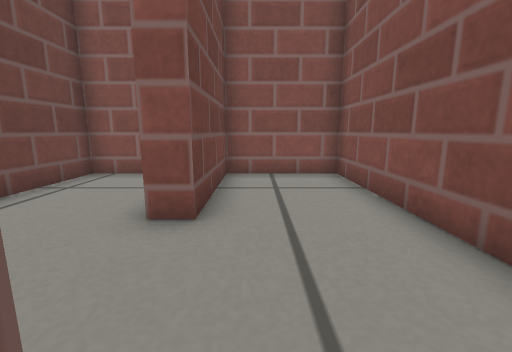
View 1 (above)

12 first-person views from a walk through a robot-simulator world made for Gazebo. The camera is 0.27 m above the floor, tilts 10° down and sees 90° across. The floor is counted in squares, 0.2 m on a side. Each view is taken from the middle of a square. On the plan, view 1 faces up. The plan holds only what a view shows up to about 13 squares ahead; the rest is blank. Simple patterns stand in for the simulator's built-in surfaces.

View 2
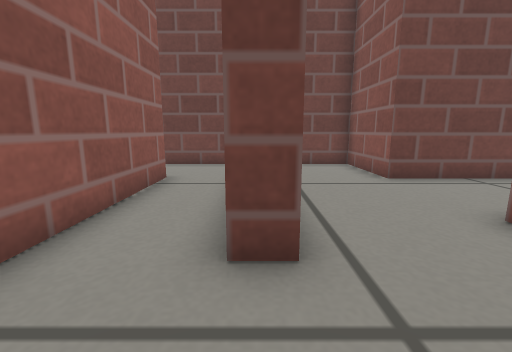

View 3
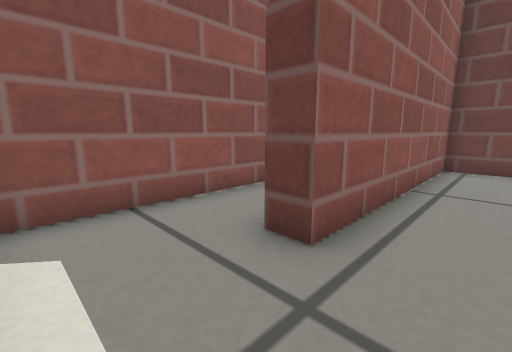

View 4
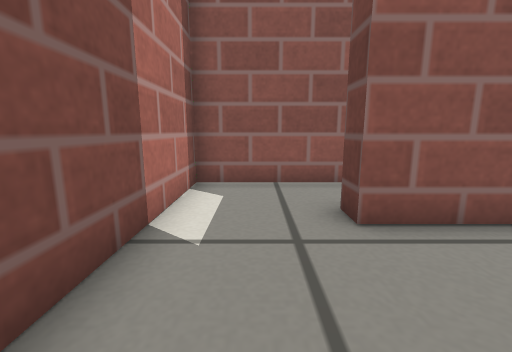

View 5
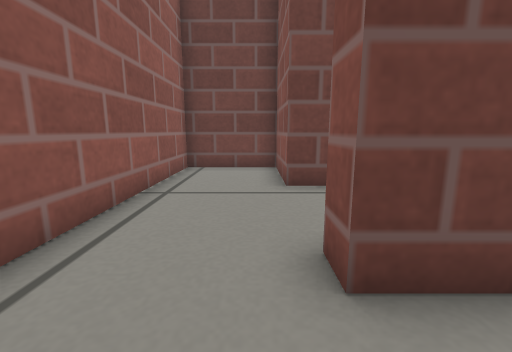

View 6
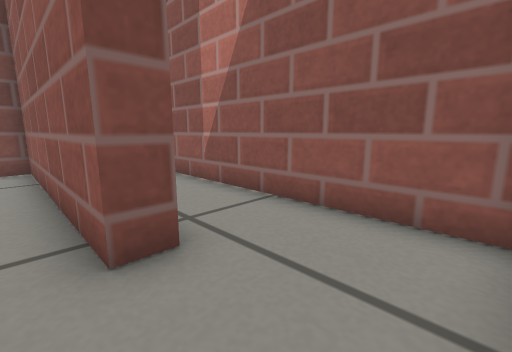

View 7
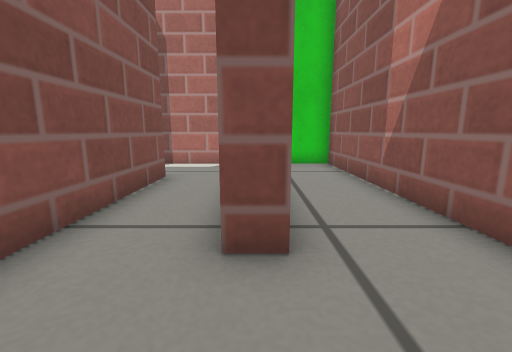

View 8
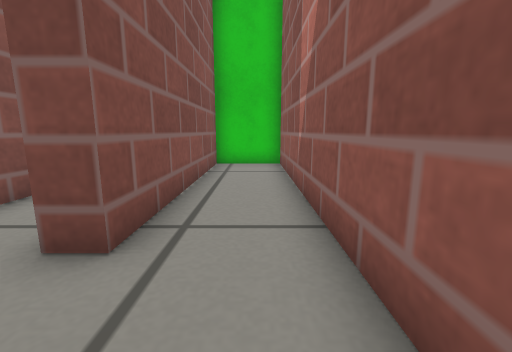

View 9
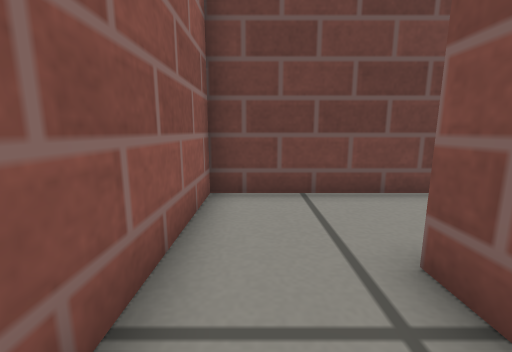

View 10
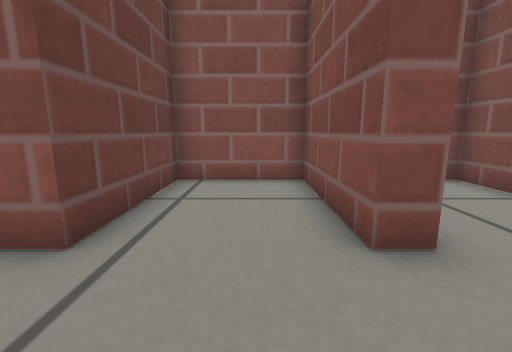

View 11
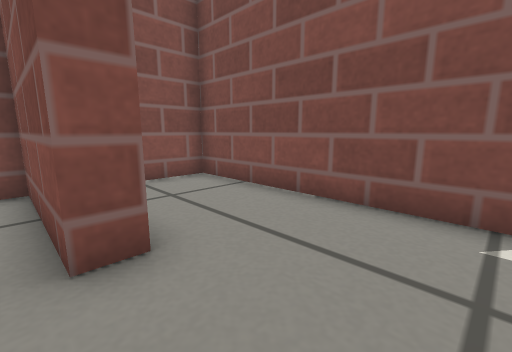

View 12
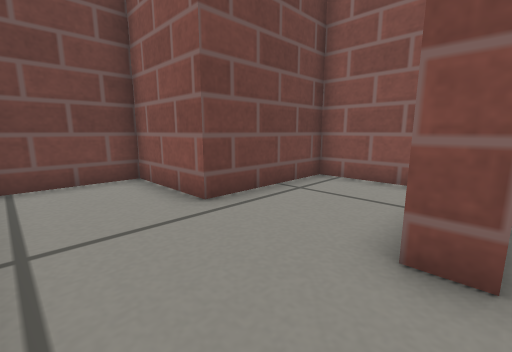

### Floor plan
Points are (right, up) in squares from view 1. A wall is a line through its corners. A room is listed if a view was taken in it or the views show most of it. See-through windows are left out.
Room 1 (views 1, 2, 6)
walls: (-5.4, -2.6) (2.6, -2.6) (2.6, 0.6); (-0.5, 0.5) (-0.5, -0.3) (-5.5, -0.3); (-8.4, -1.1) (-8.4, -2.6)
ways out: opening at (1, 0) to room 2; opening at (-7, -3) to room 3
Room 2 (views 3, 4, 5, 12)
walls: (2.6, 0.6) (2.6, 8) (-0.9, 8) (-0.9, 3.8) (-1.7, 3.8); (-1.5, 0.5) (-0.5, 0.5)
ways out: opening at (1, 0) to room 1; opening at (-1, 2) to room 4
Room 3 (views 7, 8, 9)
walls: (-8.4, -2.6) (-8.4, -6) (2.6, -6) (2.6, -3.4) (-5.4, -3.4) (-5.4, -2.6)
ways out: opening at (-7, -3) to room 1
Room 4 (views 10, 11)
walls: (-1.7, 3.8) (-1.7, 8) (-5.2, 8) (-5.2, 3.8) (-8.4, 3.8) (-8.4, 0.5) (-1.5, 0.5)
ways out: opening at (-1, 2) to room 2

Positions as (right, up) in squares from view 1, and headings:
1: (0, 0), facing up
2: (2, 0), facing left
3: (2, 2), facing down-left
4: (1, 4), facing down
5: (1, 3), facing left
6: (-8, -2), facing down-right
7: (-8, -3), facing right
8: (-8, -5), facing right
9: (-3, -5), facing left
10: (-3, 1), facing up
11: (-2, 1), facing up-right
12: (-1, 1), facing up-left
